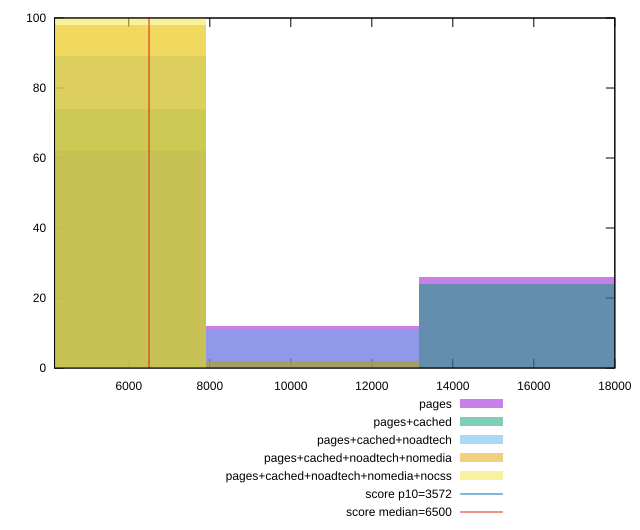

Write gnuplot code to recreate this figure.
reset

$pages <<EOF
5265.827939063821 62
10531.655878127642 12
15797.483817191463 26
EOF

$pagesCached <<EOF
5265.827939063821 74
15797.483817191463 24
10531.655878127642 2
EOF

$pagesCachedNoadtech <<EOF
10531.655878127642 11
5265.827939063821 89
EOF

$pagesCachedNoadtechNomedia <<EOF
5265.827939063821 98
10531.655878127642 2
EOF

$pagesCachedNoadtechNomediaNocss <<EOF
5265.827939063821 100
EOF

set key outside below
set boxwidth 5265.827939063821
set xrange [4166.56:18000.403000000002]
set yrange [0:100]
set trange [0:100]
set style fill transparent solid 0.5 noborder

set parametric
set terminal svg size 640, 530 enhanced background rgb 'white'
set output "report_00015_2021-02-09T16-11-33.973Z/first-cpu-idle/comparison/histogram/all_raw.svg"

plot $pages title "pages" with boxes, \
     $pagesCached title "pages+cached" with boxes, \
     $pagesCachedNoadtech title "pages+cached+noadtech" with boxes, \
     $pagesCachedNoadtechNomedia title "pages+cached+noadtech+nomedia" with boxes, \
     $pagesCachedNoadtechNomediaNocss title "pages+cached+noadtech+nomedia+nocss" with boxes, \
     3572,t title "score p10=3572", \
     6500,t title "score median=6500"

reset
